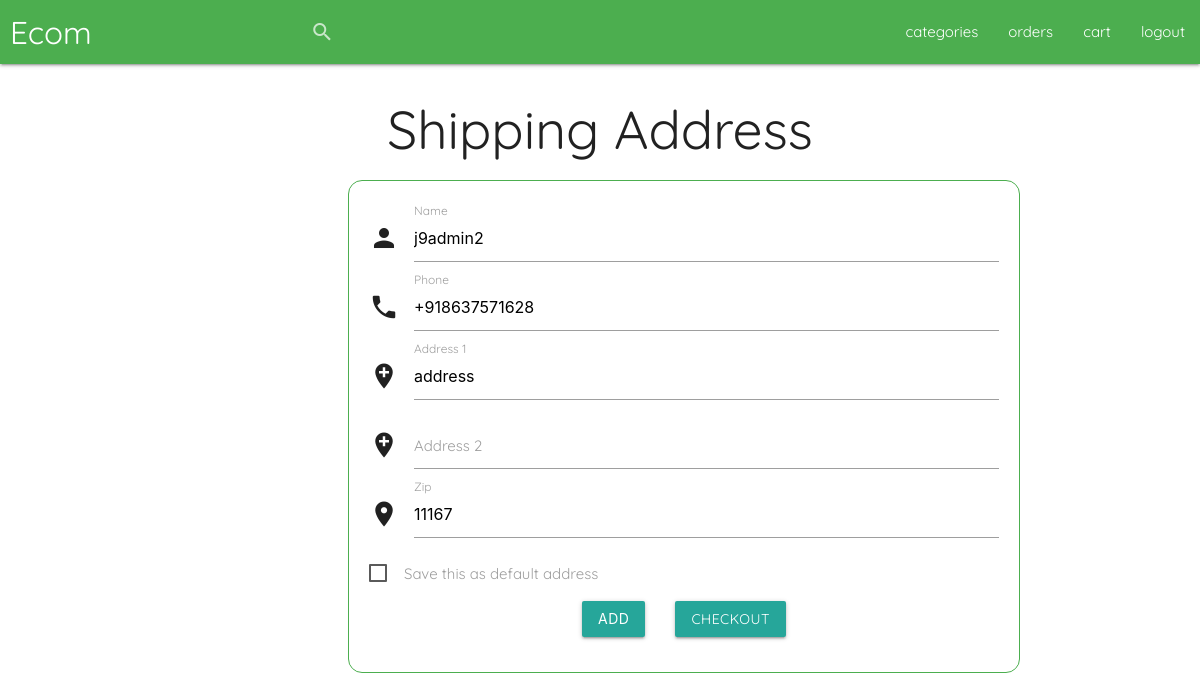
Page /address/ (signed in) on the committed database.
### core/models.py (models this page shows, shortened)
class ShippingAddress(models.Model):
    user = models.ForeignKey(AuthUser, on_delete=models.CASCADE)
    name = models.CharField(max_length=128)
    phone = PhoneNumberField(region="IN")
    address_line1 = models.CharField(max_length=128)
    address_line2 = models.CharField(max_length=128, null=True, blank=True)
    zip = models.CharField(max_length=100)
    default_address = models.BooleanField(default=False)
    class Meta:
        verbose_name_plural = "ShippingAddresses"

### core/views.py (the view, shortened to what this page needs)
# urls.py: path("address/", ShippingAddressView.as_view(), name="address"),
class ShippingAddressView(APIView):
    renderer_classes = [TemplateHTMLRenderer]
    permission_classes = [IsAuthenticated]
    template_name = "core/address.html"
    response_content = {"title": "Login", "errors": []}
    def get(self, request):
        address = ShippingAddress.objects.filter(user=request.user.pk).last()
        self.response_content["serializer"] = AddressSerializer(address)
        return Response(self.response_content)

### core/templates/core/address.html (shortened to what this page needs)
{% extends "core/header.html" %}
{% load static %}
{% block content%}
<body>
    <div class="container">
        <div class="flexRow centeredBox">
            <h2>Shipping Address</h2>
        </div>
        <div class="flexRow">
            <div class="shippingLeft">
            </div>
            <div class="shippingBox">
                <div class="flexColumn">
                    <form method="POST" action="{% url 'core:address' %}">
                        <div class="input-field">
                            <i class="material-icons prefix">person</i>
                            <input name="name" value="{{serializer.data.name}}" id="icon_prefix" type="text"
                                class="validate">
                            <label for="icon_prefix">Name</label>
                        </div>
                        <div class="input-field">
                            <i class="material-icons prefix">local_phone</i>
                            <input name="phone" value="{{serializer.data.phone}}" id="icon_prefix" type="text"
                                class="validate">
                            <label for="icon_prefix">Phone</label>
                        </div>
                        <div class="input-field">
                            <i class="material-icons prefix">add_location</i>
                            <input name="address_line1" value="{{serializer.data.address_line1}}" id="icon_prefix"
                                type="text" class="validate">
                            <label for="icon_prefix">Address 1</label>
                        </div>
                        <div class="input-field">
                            <i class="material-icons prefix">add_location</i>
                            <input name="address_line2" value="{{serializer.data.address_line2}}" id="icon_prefix"
                                type="text" class="validate">
                            <label for="icon_prefix">Address 2</label>
                        </div>
                        <div class="input-field">
                            <i class="material-icons prefix">location_on</i>
                            <input name="zip" value="{{serializer.data.zip}}" id="icon_prefix" type="text"
                                class="validate">
                            <label for="icon_prefix">Zip</label>
                        </div>
                        <div class="input-field">
                            <p>
                                <label>
                                    <span>Save this as default address</span>
                                </label>
                            </p>
                        </div>
                        <div class="flexRow centeredBox">
                            <button class="btn" type="submit">add</button>
                            <a class="btn" href="{% url 'core:checkout' %}">checkout</a>
                        </div>
                    </form>
                </div>
            </div>
        </div>
    </div>
</body>
{% endblock %}

### core/static/core/core.css (style rules this page uses)
body { font-family: 'Quicksand', sans-serif; }
.container { height: 80vh; width: 100vw; }
.centeredBox { display: flex; align-items: center; justify-content: center; }
.flexColumn { display: flex; flex-direction: column; }
.flexRow { display: flex; flex-direction: row; }
.shippingBox { padding: 20px; width: 60vw; border: 1px solid #4cae4f; border-radius: 14px; flex: 0 0 80%; }
.shippingLeft { justify-content: space-evenly; align-items: center; flex: 0 0 20%; }

### rows in the picture
ShippingAddress: name "j9admin2", phone "+918637571628", address_line1 "address", zip "11167"
